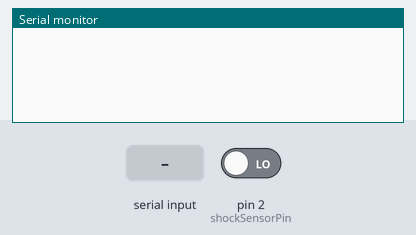
Bench run of a sketch on a simulated Arduino Uno, built with avr-gcc and run on an emulated ATmega328P. Parts: the last lines printed to the serial monitor. Inputs (shaded band) come from the test bench; at power-on: pin 2 (shockSensorPin) LOW.

Above: at 1.2 s.
1.3 s: pin 2 (shockSensorPin) driven HIGH
At 2.0 s:
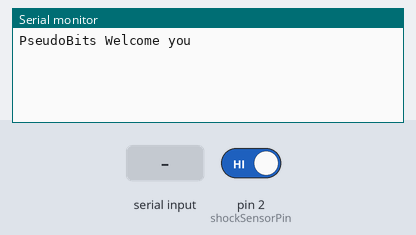
At 3.42 s:
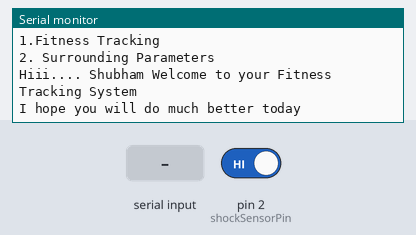

Measured:
- after the input at 1.3 s, the serial monitor: prints a new line at once (image 1)

The sketch:

shock.ino
```cpp
int shockSensorPin = 2,first_parameter;
bool shockSensorSate = 0;
void setup() {
pinMode(shockSensorPin,INPUT);
shockSensorSate = digitalRead(shockSensorPin);
Serial.begin(9600);
}

void loop() {

  if (shockSensorSate == 1){
      Serial.print("PseudoBits Welcome you\n");
      delay(2000);
      Serial.print("Press\n1.Fitness Tracking\n2. Surrounding Parameters\n");
      first_parameter=Serial.read();
      switch (first_parameter){
        case 1: Serial.print("Hii\n");
                break;
        case 2: Serial.print("Hello\n");
                break;
      }

      Serial.print("Hiii.... Shubham Welcome to your Fitness Tracking System\n");
      Serial.print("I hope you will do much better today\n");
  }
    else {
      shockSensorSate = digitalRead(shockSensorPin);

   }


}
```
